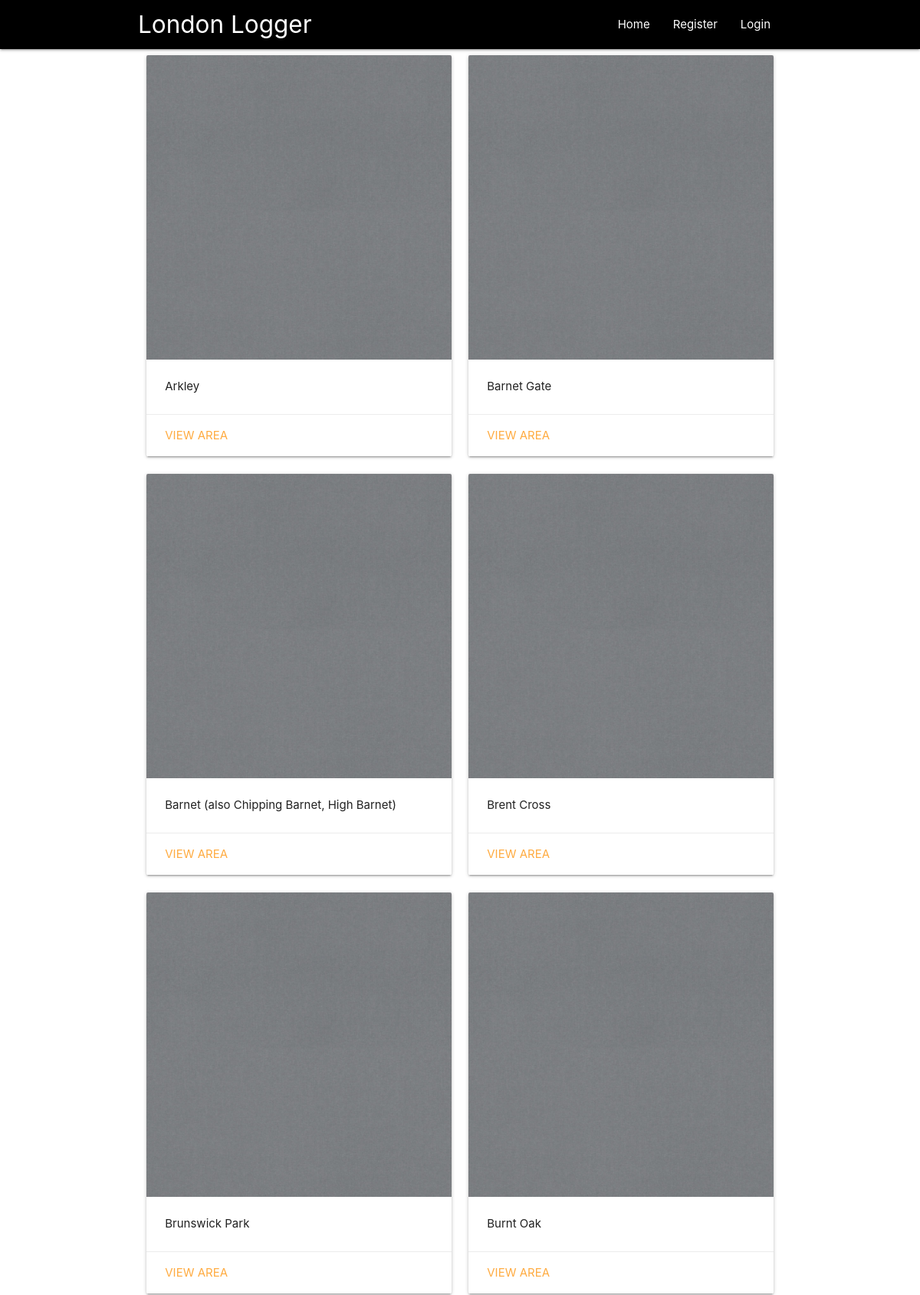
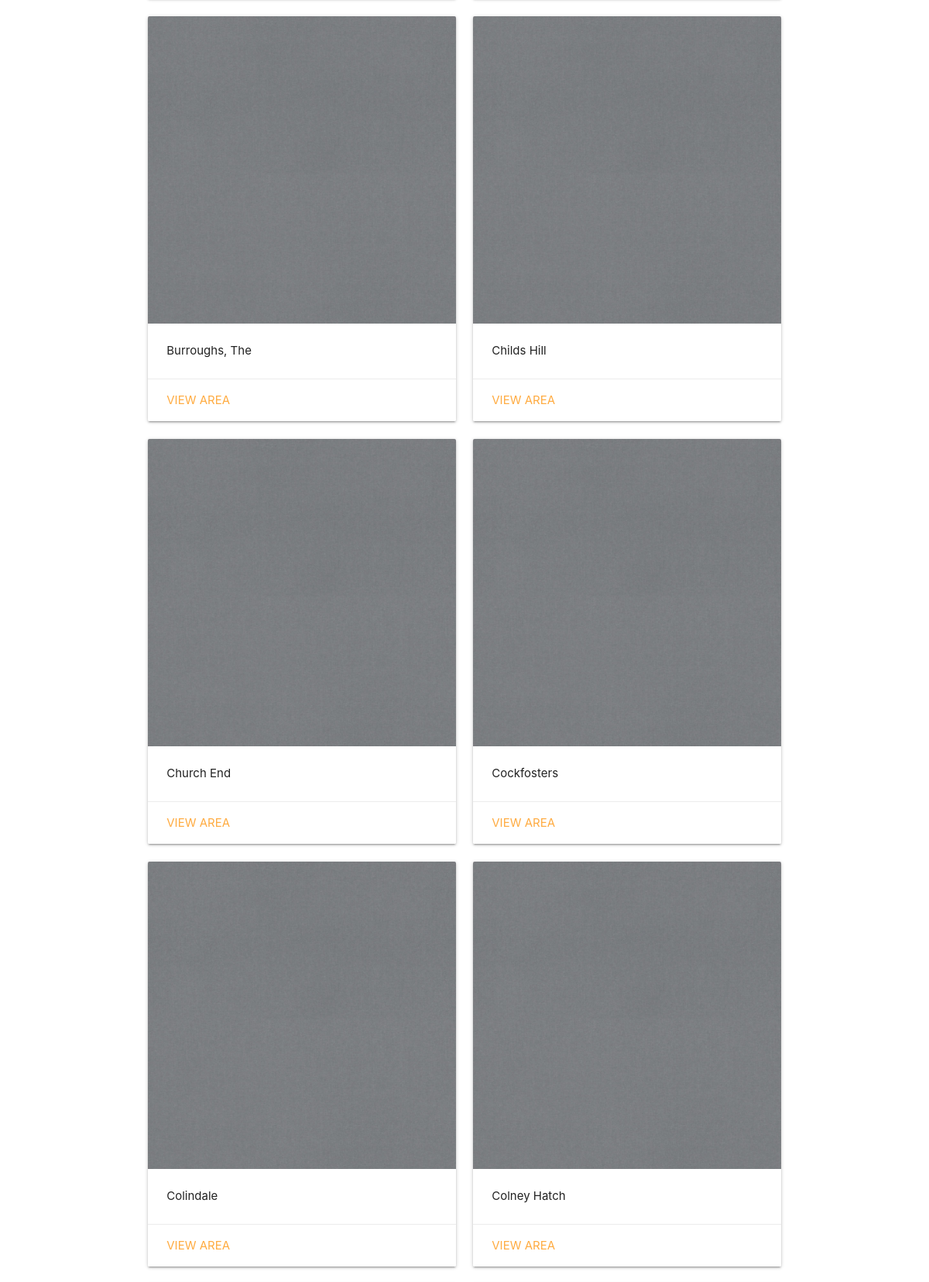
/Barnet (upper part), run on the app's committed database (2 pictures, top to bottom).
### main/models.py (models this page shows)
class Area(models.Model):
    area_name = models.CharField(max_length=255)
    borough_name = models.CharField(max_length=255)
    def __str__(self):
        return self.area_name

### main/views.py (the view)
# urls.py: path('<borough_slug>', views.borough_slug, name='borough_slug'),
def borough_slug(request, borough_slug):
    boroughs = [c.borough_name for c in Borough.objects.all()]
    if borough_slug in boroughs:
        if request.user.is_authenticated:
            visitor = request.user.id
        else:
            visitor = None
        matching_areas = Area.objects.filter(borough_name=borough_slug)
        instances = {}
        for area in matching_areas:
            try:
                instance = LoggedVisitInstance.objects.get(user=visitor, area=area)
            except LoggedVisitInstance.DoesNotExist:
                instance = None
            instances.update({area:instance})
        return render(request=request,
                      template_name='main/borough.html',
                      context={'areas':matching_areas,
                               'instances': instances,
                               'borough': borough_slug}
                      )
    return HttpResponse(f'{borough_slug} does not correspond to anything')

### main/templates/main/borough.html
{% extends "main/header.html" %}
{% block content %}
<div class="container">
    <div class="row">
        {% for area, instance in instances.items %}
            <div class="col s12 m7 l6">
                <div class="card">
                    <div class="card-image">
                        {% if instance.image %}
                            <img src="/media/{{instance.image}}" class="responsive-img">
                        {% else %}
                            <img src="/media/mysite/grey.jpeg" class="responsive-img">
                        {% endif %}
                    </div>
                    <div class="card-content">
                        <p>{{ area }}</p>
                    </div>
                    <div class="card-action">
                        <a href="{{borough}}/{{area}}">View Area</a>
                    </div>
                </div>
            </div>
        {% endfor %}
    </div>
{% endblock %}

### data on the page
Area: area_name "Arkley"
Area: area_name "Barnet Gate"
Area: area_name "Barnet (also Chipping Barnet, High Barnet)"
Area: area_name "Brent Cross"
Area: area_name "Brunswick Park"
Area: area_name "Burnt Oak"
Area: area_name "Burroughs, The"
Area: area_name "Childs Hill"
Area: area_name "Church End"
Area: area_name "Cockfosters"
Area: area_name "Colindale"
Area: area_name "Colney Hatch"
